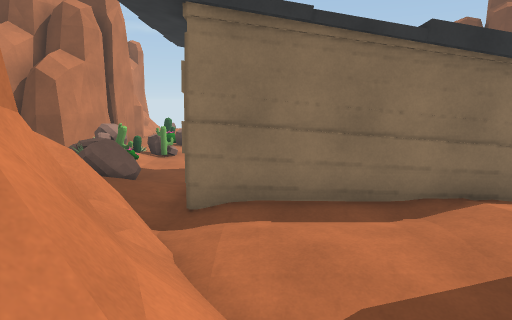
[1] (above)

24 first-person views from a walk through a 3-D level made in the Unity game engine. The camera is 1.3 m above the floor, tilts 10° down and sees 75° across. The floor is counted in squares, 1 m on a side. Each view is taken from the middle of a square. On the plan, view 1 faces up. The plan holds only what a view shows up to about 14 squares ahead; the rest is blank. The place goes on beyond the plan. The player character is not drawn.

[2]
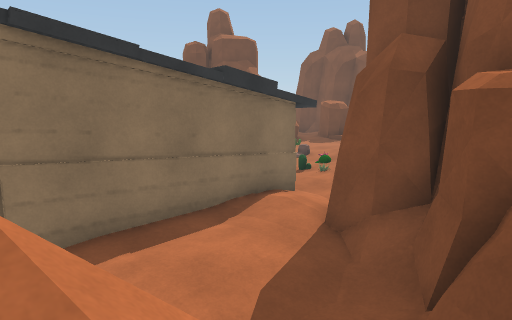

[3]
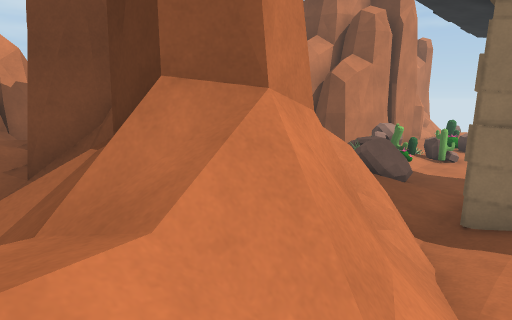

[4]
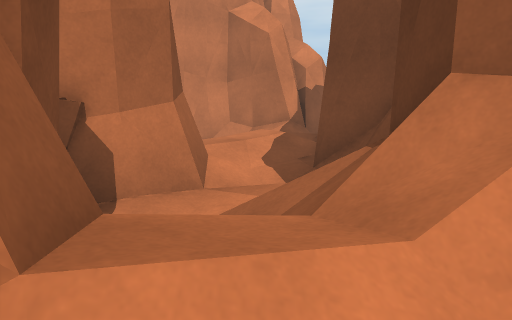

[5]
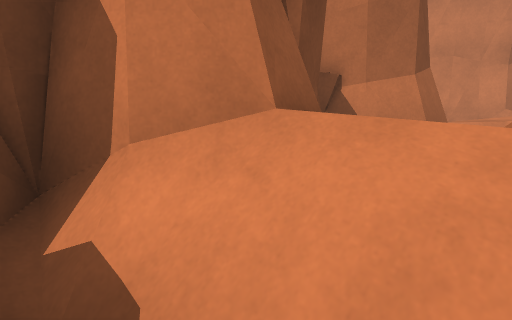

[6]
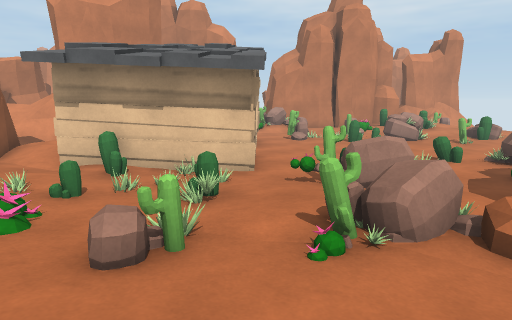

[7]
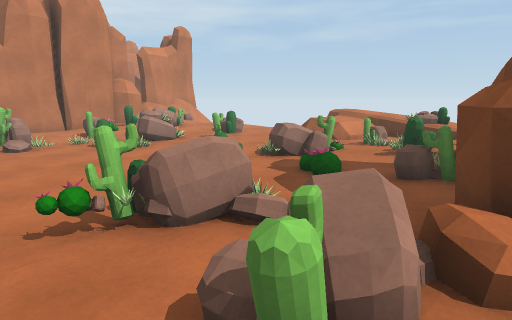

[8]
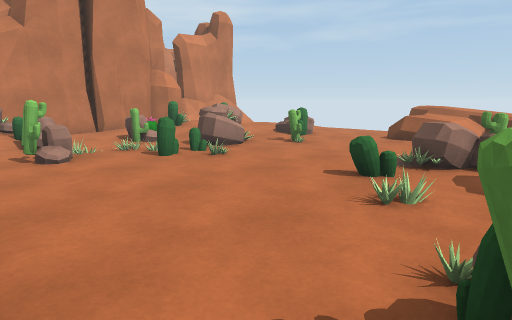

[9]
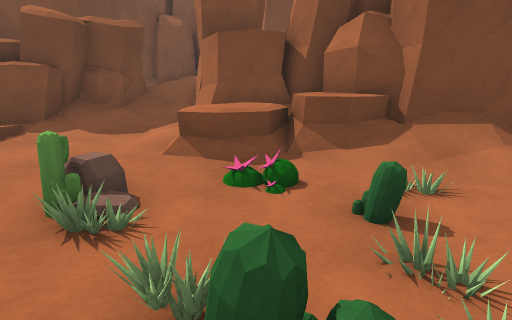

[10]
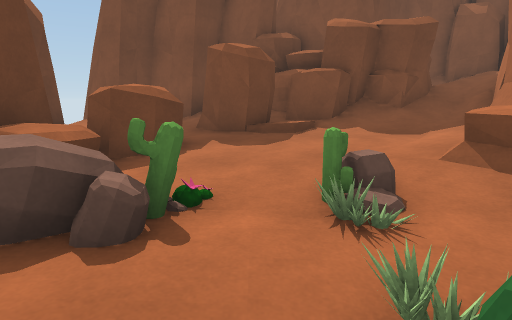

[11]
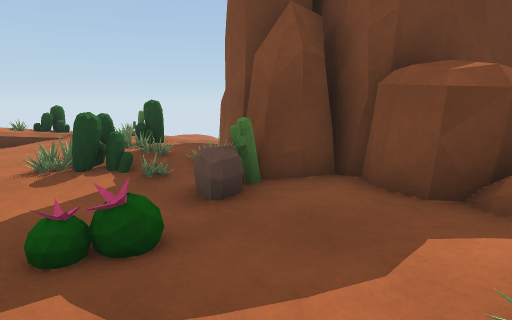

[12]
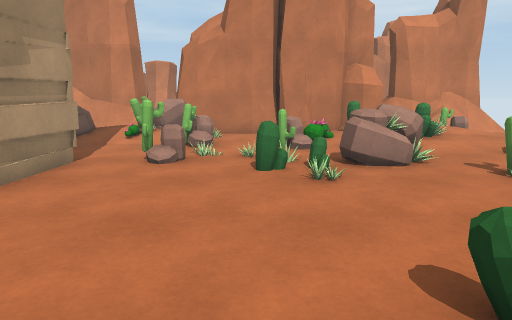

[13]
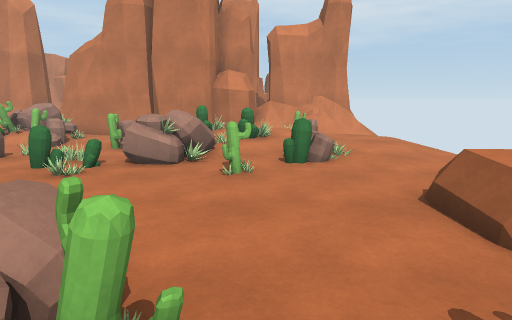

[14]
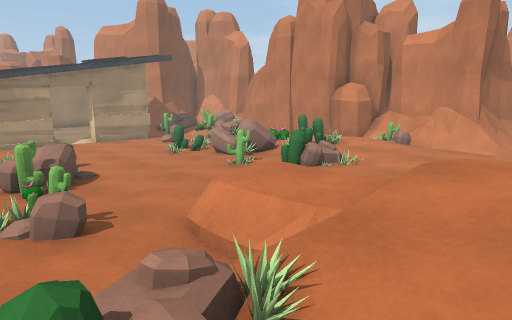

[15]
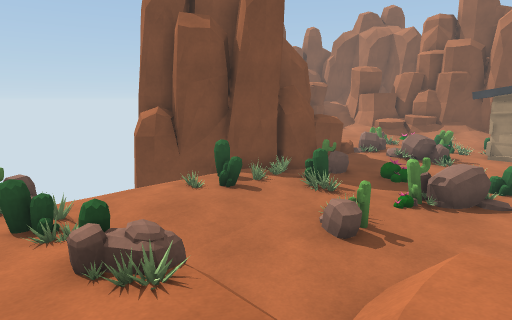

[16]
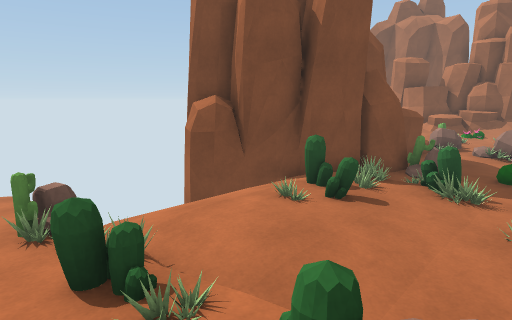

[17]
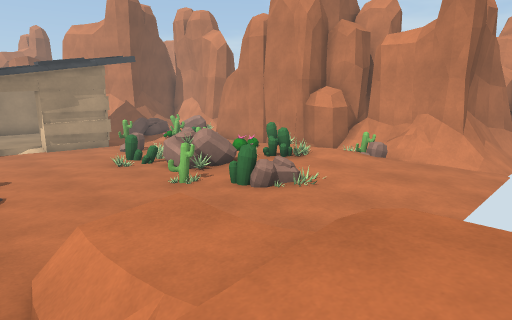

[18]
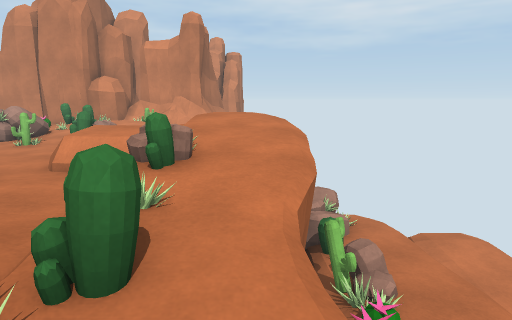

[19]
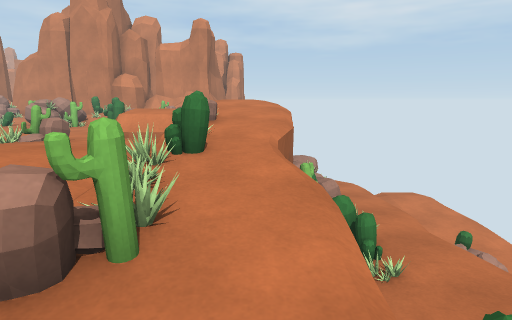

[20]
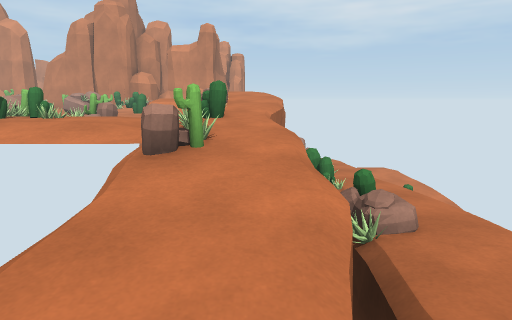

[21]
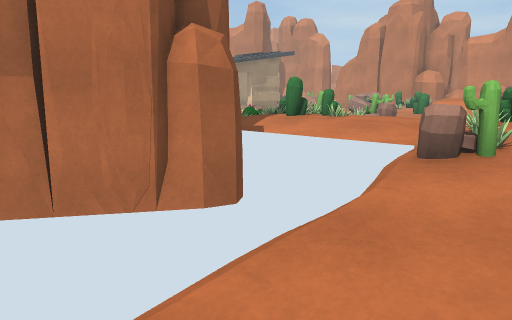

[22]
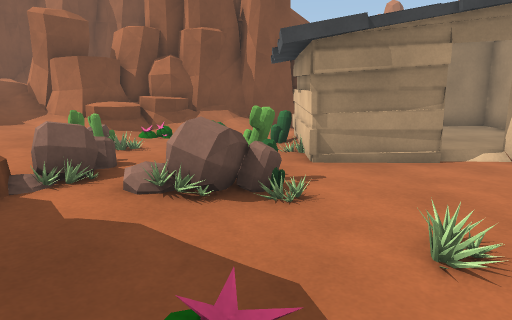

[23]
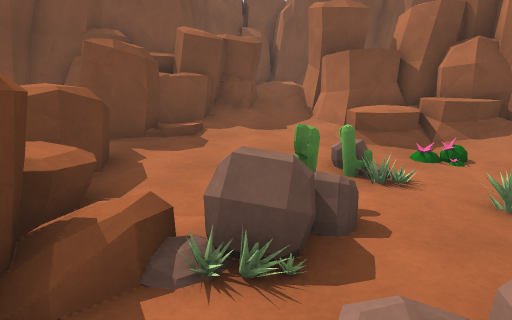

[24]
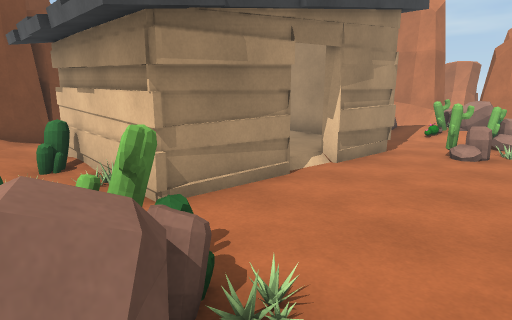

### Floor plan
Key: @ floor where view 1 was taken; # wall or solid block; x gap in a wall; . main floor; : floor 0.25 m higher than the main floor; - floor 0.25 m lower than the main floor; + floor 0.5 m higher than the main floor; _ floor 0.5 m lower than the main floor; * floor 0.75 m higher than the main floor; % floor 1 m higher than the main floor; & floor 1.25 m higher than the main floor; $ floor 1.5 m higher than the main floor; / step, stairs or slope; = window, fence, low wall or low ledge; ^ raised ledge; v drop or lower ground; B boulder; C cactus; A cabin; P plant; O other object.
Columns run from 12 left of view 1 to 19 right of it. Each row starts with its distance up from view 1.
 29               Bvv vPOOPvvvvv
 28                vBvvP vPvvvvv
 27               &&%%**+++:B.-/ /
 26               &&%%/CPCPCP.--_
 25  #////:::::.  =*==B//P::vvvvv
 24  ####=::::::..+*/.::+++/
 23     #=:+++:::.===.::++P/
 22     #=C+++:B:....:C:+C+/v##v
 21     #= O++:C:.....P:CPC/#####
 20     ## +OC::P....:::PP+##
 19      #/O/OB/.....BC:CP##
 18      # C/:B#.....BB..B##
 17      #  C:.B....C..C.C##
 16      #::BC.CP...C...::###   ###
 15      #::::PPC....P.P::#^###   #
 14      #:OB:.........CB:#=^^^   #
 13      #=CCCPC.......BB:B::+^^###
 12      #BB:..........C::C/++++##
 11        CO..###.x##A.P:::+++/#  #
 10     #  B:..#      AOC:PC+++/%^^#
  9     #   BB.#      PPP::++++*/##
  8     =   B/:#      A:P:/+*++*/#
  7          /:#     #C/C+/=$**//#
  6           /A#A####A/P/==###//#
  5          ##/+++/+/://#########
  4          #=#+++/#######
  3          ##=:++/##
  2  =    #  ##=/://#
  1 ##$$$ ####////###
  0 ## $$&*%%///@##
 -1 #=  $=######/#
 -2 ##     #  ####

Positions as (right, up) in squares from view 1, and headings:
1: (0, 0), facing up
2: (-2, 0), facing up-right
3: (0, 0), facing up-left
4: (0, 0), facing left
5: (1, 1), facing down-left
6: (14, 11), facing left
7: (11, 11), facing up-left
8: (7, 11), facing up-left
9: (7, 11), facing down-right
10: (7, 11), facing right
11: (6, 14), facing up-right
12: (6, 15), facing left
13: (7, 20), facing left
14: (7, 27), facing down-left
15: (3, 27), facing down-right
16: (6, 27), facing down-right
17: (5, 27), facing down-left
18: (11, 27), facing left
19: (14, 27), facing left
20: (17, 27), facing left
21: (17, 27), facing down-left
22: (7, 18), facing down
23: (8, 15), facing down-right
24: (8, 15), facing down-left
